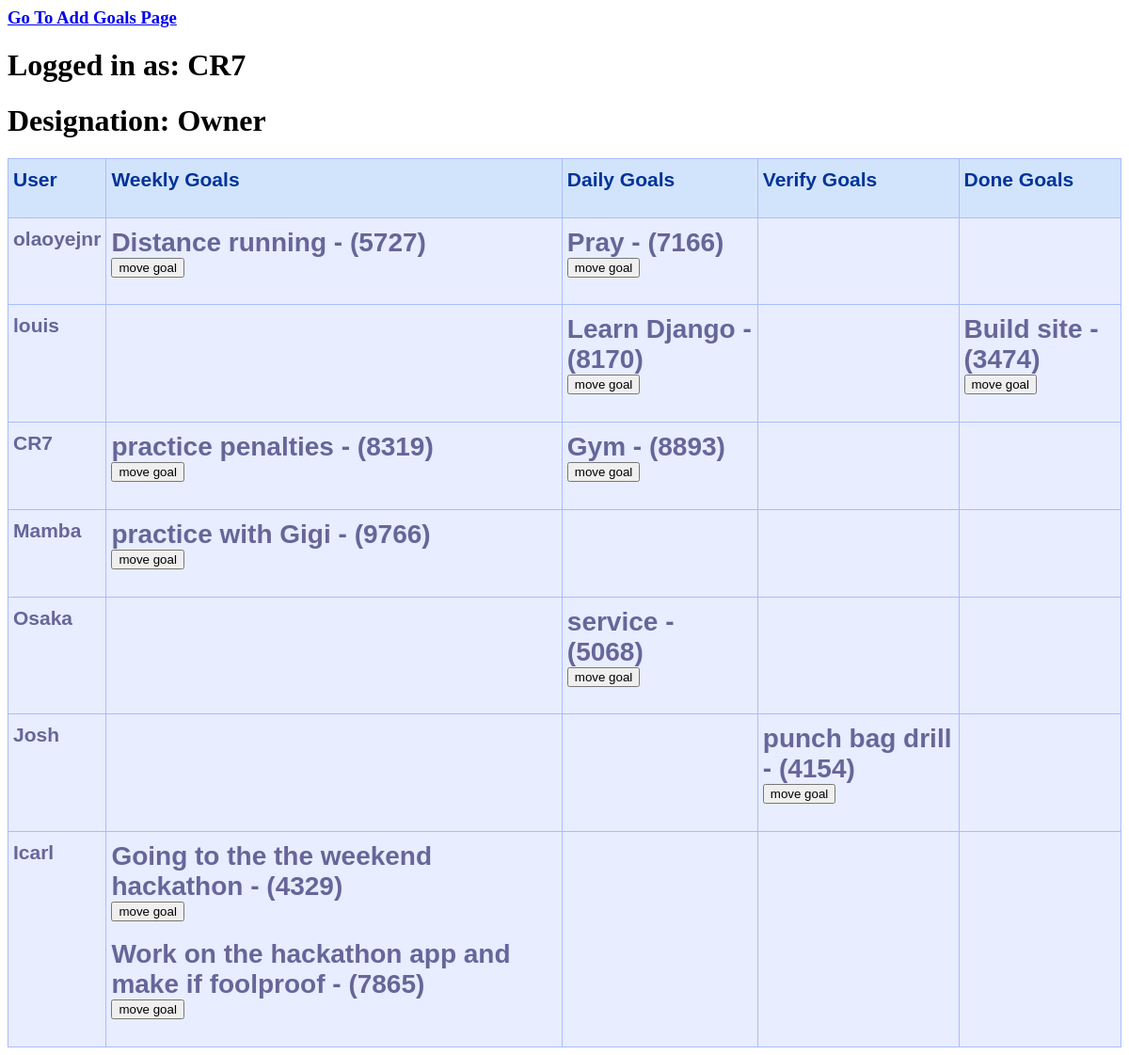
Page /olaoyejnrscrumy/home (signed in) on the committed database.
### olaoyejnrscrumy/models.py (models this page shows, shortened)
class ScrumyGoals(models.Model):
    goal_name = models.CharField(max_length=200)
    goal_id = models.IntegerField()
    created_by = models.CharField(max_length=300)
    moved_by = models.CharField(max_length=300)
    owner = models.CharField(max_length=100)
    goal_status = models.ForeignKey(GoalStatus, on_delete=models.PROTECT)
    user = models.ForeignKey(User, on_delete=models.PROTECT, related_name='users')

### olaoyejnrscrumy/views.py (the view)
# urls.py: path('home', views.home, name="home"),
@login_required
def home(request):
    All_Users = User.objects.all()
    wikly_goals = GoalStatus.objects.filter(status_name = "Weekly Goal")
    All_weekly_goals = [goals.scrumygoals_set.all() for goals in wikly_goals][0]
    daily_goals = GoalStatus.objects.filter(status_name = "Daily Goal")
    All_daily_goals =  [goals.scrumygoals_set.all() for goals in daily_goals][0]
    veri_goals = GoalStatus.objects.filter(status_name = "Verify Goal")
    All_veri_goals = [goals.scrumygoals_set.all() for goals in veri_goals][0]
    done_goals = GoalStatus.objects.filter(status_name = "Done Goal")
    All_done_goals = [goals.scrumygoals_set.all() for goals in done_goals][0]
    user = request.user
    rank = user.groups.all()[0].name
    Contexts = {'rank': rank, 'All_Users': All_Users, 'All_weekly_goals': All_weekly_goals, "All_daily_goals": All_daily_goals, "All_veri_goals": All_veri_goals, "All_done_goals": All_done_goals}
    return render(request, 'olaoyejnrscrumy/home.html', Contexts)

### Django-olaoyejnrscrumy/olaoyejnrscrumy/templates/olaoyejnrscrumy/home.html (shortened to what this page needs)
    <h3>
        <a href="{% url 'olaoyejnrscrumy:AddGoal' %}"> Go To Add Goals Page </a>
   </h3>
   <h1>Logged in as: {{user}}</h1>
   <h1>Designation: {{rank}}</h1>
    <table class="tg">
      <tr>
        <th scope="col" class="tg-hmp3"><h2>User</h2></td>
        <th scope="col" class="tg-hmp3"><h2>Weekly Goals</h2></td>
        <th scope="col" class="tg-hmp3"><h2>Daily Goals</h2></td>
        <th scope="col" class="tg-hmp3"><h2>Verify Goals</h2></td>
        <th scope="col" class="tg-hmp3"><h2>Done Goals</h2></td>
      </tr>
      {% for user in All_Users %}
        <tr>
            <td class="tg-0lax"><h2>{{user}}</h2></td>
            <td class="tg-0lax">
                {% for tasks in user.users.all %}
                    {% if tasks in All_weekly_goals %}
                    <h1>{{tasks.goal_name}} - ({{tasks.goal_id}})
                        <br>
                        {% if tasks.goal_name %}
                            <a href="{% url 'olaoyejnrscrumy:move_goal' tasks.goal_id %}">
                                <input type="button" value="move goal">
                            </a>
                        {% endif %}
                        <br>
                    </h1>
                    {% endif %}
                {% endfor %}
            </td>
            <td class="tg-0lax">
                {% for tasks in user.users.all %}
                    {% if tasks in All_daily_goals %}
                        <h1>{{tasks.goal_name}} - ({{tasks.goal_id}})
                        <br>
                        {% if tasks.goal_name %}
                            <a href="{% url 'olaoyejnrscrumy:move_goal' tasks.goal_id %}">
                                <input type="button" value="move goal">
                            </a>
                        {% endif %}
                        <br>
                    </h1>
                    {% endif %}
                {% endfor %}
            </td>
            <td class="tg-0lax">
                    {% for tasks in user.users.all %}
                        {% if tasks in All_veri_goals %}
                        <h1>{{tasks.goal_name}} - ({{tasks.goal_id}})
                            <br>
                            {% if tasks.goal_name %}
                                <a href="{% url 'olaoyejnrscrumy:move_goal' tasks.goal_id %}">
                                    <input type="button" value="move goal">
                                </a>
                            {% endif %}
                            <br>
                            </h1>
                        {% endif %}
                    {% endfor %}
            </td>
            <td class="tg-0lax">
                    {% for tasks in user.users.all %}
                        {% if tasks in All_done_goals %}
                        <h1>{{tasks.goal_name}} - ({{tasks.goal_id}})
                            <br>
                            {% if tasks.goal_name %}
                                <a href="{% url 'olaoyejnrscrumy:move_goal' tasks.goal_id %}">
                                    <input type="button" value="move goal">
                                </a>
                            {% endif %}
                            <br>
                        </h1>
                        {% endif %}
                    {% endfor %}
            </td>
        </tr>
      {% endfor %}
    </table>

### Django-olaoyejnrscrumy/olaoyejnrscrumy/templates/olaoyejnrscrumy/home.html (style rules this page uses)
.tg { border-collapse:collapse;border-spacing:0;border-color:#aabcfe; }
.tg td { font-family:Arial, sans-serif;font-size:14px;padding:10px 5px;border-style:solid;border-width:1px;overflow:hidden;word-break:normal;border-color:#aabcfe;color:#669;background-color:#e8edff; }
.tg th { font-family:Arial, sans-serif;font-size:14px;font-weight:normal;padding:10px 5px;border-style:solid;border-width:1px;overflow:hidden;word-break:normal;border-color:#aabcfe;color:#039;background-color:#b9c9fe; }
.tg .tg-hmp3 { background-color:#D2E4FC;text-align:left;vertical-align:top }
.tg .tg-0lax { text-align:left;vertical-align:top }

### rows in the picture
ScrumyGoals: goal_name "Distance running", goal_id "5727"
ScrumyGoals: goal_name "Pray", goal_id "7166"
ScrumyGoals: goal_name "Learn Django", goal_id "8170"
ScrumyGoals: goal_name "Build site", goal_id "3474"
ScrumyGoals: goal_name "practice penalties", goal_id "8319"
ScrumyGoals: goal_name "Gym", goal_id "8893"
ScrumyGoals: goal_name "practice with Gigi", goal_id "9766"
ScrumyGoals: goal_name "service", goal_id "5068"
ScrumyGoals: goal_name "punch bag drill", goal_id "4154"
ScrumyGoals: goal_name "Going to the the weekend hackathon", goal_id "4329"
ScrumyGoals: goal_name "Work on the hackathon app and make if foolproof", goal_id "7865"

### other values in the picture
{{ user }} "CR7"
{{ rank }} "Owner"
{{ user }} "olaoyejnr"
{{ user }} "louis"
{{ user }} "Mamba"
{{ user }} "Osaka"
{{ user }} "Josh"
{{ user }} "Icarl"
